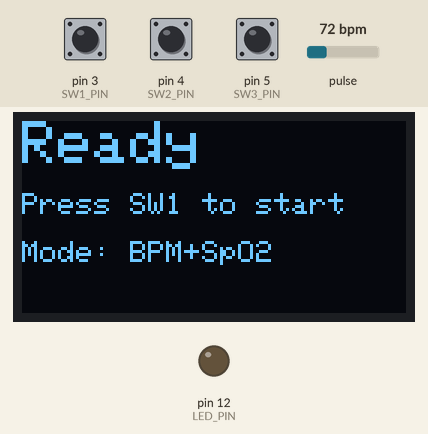
Simulated run of this sketch. Board: Arduino Nano, built with avr-gcc and run on an emulated ATmega328P. Shown: 128×64 one-colour display, output pins drawn as LEDs (lit = HIGH). Dashed ring = blinking. Inputs (shaded band) come from the test bench; at power-on: pin 3 (SW1_PIN) HIGH, pin 5 (SW3_PIN) HIGH, pin 4 (SW2_PIN) HIGH, pulse 72 bpm. What the sketch prints to the serial monitor is not drawn.

Above: at 2.2 s.
2.3 s: pin 3 (SW1_PIN) pulled LOW for 0.15 s
At 2.57 s:
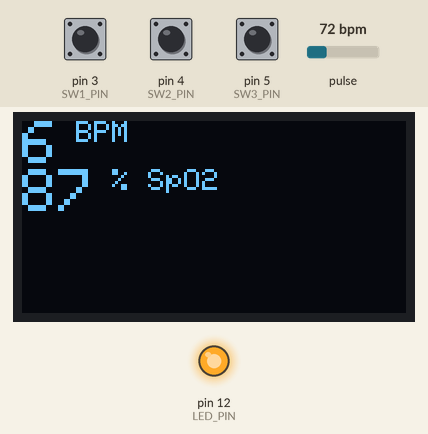
3.0 s: pin 5 (SW3_PIN) pulled LOW for 0.15 s
At 3.8 s:
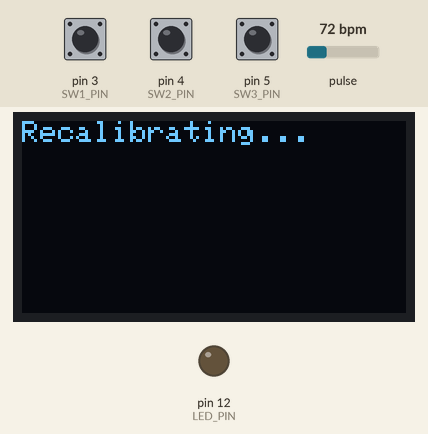
5.5 s: pin 4 (SW2_PIN) pulled LOW for 1 s
At 7.7 s:
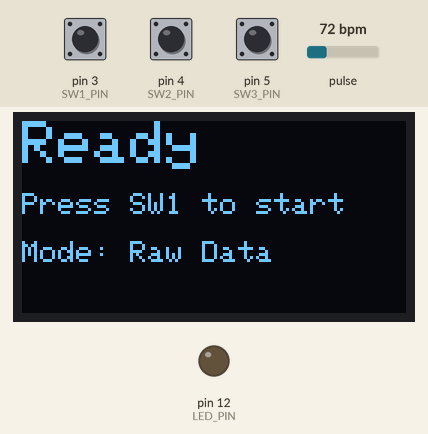
8.0 s: pin 3 (SW1_PIN) pulled LOW for 1 s
At 8.7 s:
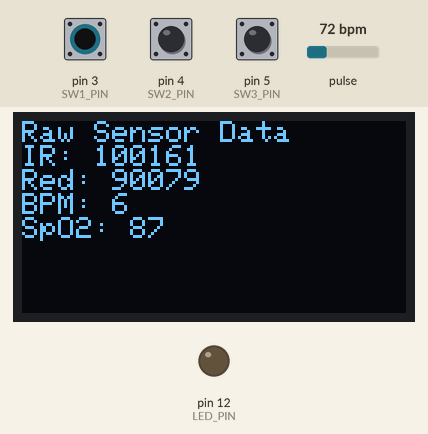
9.6 s: pin 4 (SW2_PIN) pulled LOW for 3.2 s
At 12.51 s:
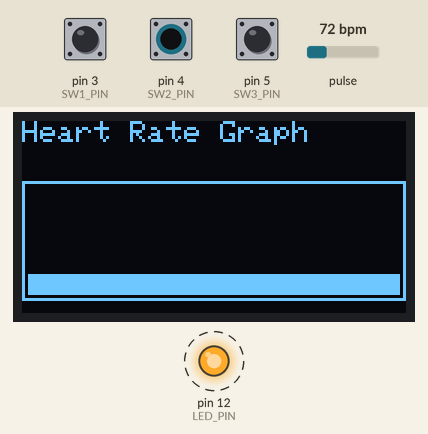
13.4 s: pin 5 (SW3_PIN) pulled LOW for 3.2 s
At 15.3 s:
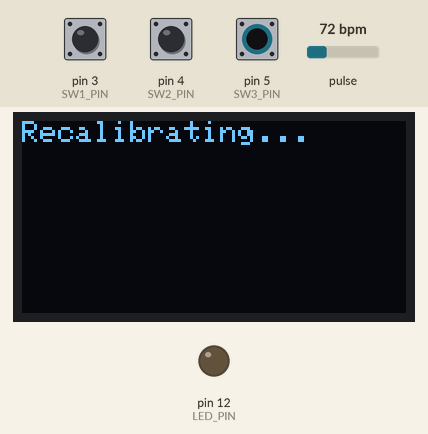
Timing chart, 0 to 16.8 s (numbered marks = the images above; inputs shaded):
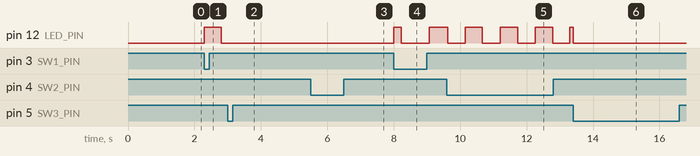

The sketch:

Heart_Rate_And_Pulse_Oximeter_Code.ino
```cpp
/*
 * Heart Rate & Pulse Oximeter - MEMORY OPTIMIZED for Arduino Nano
 * Hardware: Arduino Nano + MAX30102 + SSD1306 OLED + 3 Buttons + LED
 */

#include <Wire.h>
#include <Adafruit_GFX.h>
#include <Adafruit_SSD1306.h>
#include <MAX30105.h>
#include <heartRate.h>

// --- Pin Definitions ---
const int SW1_PIN = 3;
const int SW2_PIN = 4;
const int SW3_PIN = 5;
const int LED_PIN = 12;

// --- Display Setup ---
#define SCREEN_WIDTH 128
#define SCREEN_HEIGHT 64
#define OLED_RESET -1
Adafruit_SSD1306 display(SCREEN_WIDTH, SCREEN_HEIGHT, &Wire, OLED_RESET);

// --- MAX30102 Setup ---
MAX30105 particleSensor;

// --- State Variables ---
bool measuring = false;
int displayMode = 0;
unsigned long lastBlink = 0;
bool ledState = false;

// --- Heart Rate Variables ---
const byte RATE_SIZE = 4;
byte rates[RATE_SIZE];
byte rateSpot = 0;
long lastBeat = 0;
float beatsPerMinute;
int beatAvg;

// --- Button Debounce ---
unsigned long lastDebounce[3] = {0, 0, 0};
const unsigned long DEBOUNCE_DELAY = 200;

void setup() {
  Serial.begin(115200);

  pinMode(SW1_PIN, INPUT_PULLUP);
  pinMode(SW2_PIN, INPUT_PULLUP);
  pinMode(SW3_PIN, INPUT_PULLUP);
  pinMode(LED_PIN, OUTPUT);

  // Initialize OLED
  if(!display.begin(SSD1306_SWITCHCAPVCC, 0x3C)) {
    Serial.println(F("SSD1306 allocation failed"));
    for(;;);
  }
  display.clearDisplay();
  display.setTextSize(1);
  display.setTextColor(SSD1306_WHITE);
  display.println(F("Pulse Oximeter"));
  display.println(F("Initializing..."));
  display.display();

  // Initialize MAX30102
  Wire.begin();
  Wire.setClock(400000);

  if (!particleSensor.begin(Wire, I2C_SPEED_FAST)) {
    Serial.println(F("MAX30102 not found!"));
    display.println(F("Sensor Error!"));
    display.display();
    while (1);
  }

  Serial.println(F("MAX30102 found!"));
  display.println(F("Sensor OK"));

  // Configure sensor
  particleSensor.setup();
  particleSensor.setPulseAmplitudeRed(0x0A);
  particleSensor.setPulseAmplitudeIR(0x0A);

  display.display();
  delay(1000);
  display.clearDisplay();
}

void loop() {
  handleButtons();
  updateLED();

  if (measuring) {
    readSensor();
  } else {
    showIdleScreen();
  }

  delay(10);
}

void handleButtons() {
  if (digitalRead(SW1_PIN) == LOW && millis() - lastDebounce[0] > DEBOUNCE_DELAY) {
    lastDebounce[0] = millis();
    measuring = !measuring;
    if (!measuring) digitalWrite(LED_PIN, LOW);
  }

  if (digitalRead(SW2_PIN) == LOW && millis() - lastDebounce[1] > DEBOUNCE_DELAY) {
    lastDebounce[1] = millis();
    displayMode = (displayMode + 1) % 3;
  }

  if (digitalRead(SW3_PIN) == LOW && millis() - lastDebounce[2] > DEBOUNCE_DELAY) {
    lastDebounce[2] = millis();
    measuring = false;
    digitalWrite(LED_PIN, LOW);
    particleSensor.setup();
    display.clearDisplay();
    display.setCursor(0,0);
    display.println(F("Recalibrating..."));
    display.display();
    delay(1000);
  }
}

void updateLED() {
  if (measuring) {
    if (millis() - lastBlink > 500) {
      lastBlink = millis();
      ledState = !ledState;
      digitalWrite(LED_PIN, ledState);
    }
  } else {
    digitalWrite(LED_PIN, LOW);
  }
}

void readSensor() {
  uint32_t irValue = particleSensor.getIR();

  if (irValue > 50000) {  // Finger detected
    // Heart rate from beat detection
    if (checkForBeat(irValue) == true) {
      long delta = millis() - lastBeat;
      lastBeat = millis();
      beatsPerMinute = 60 / (delta / 1000.0);

      if (beatsPerMinute < 255 && beatsPerMinute > 20) {
        rates[rateSpot++] = (byte)beatsPerMinute;
        rateSpot %= RATE_SIZE;

        beatAvg = 0;
        for (byte x = 0; x < RATE_SIZE; x++)
          beatAvg += rates[x];
        beatAvg /= RATE_SIZE;
      }
    }

    // Simple SpO2 estimation from IR/Red ratio
    uint32_t redValue = particleSensor.getRed();
    int32_t spo2 = estimateSpO2(irValue, redValue);

    updateDisplay(beatAvg, spo2, irValue, redValue);
  }
  else {
    display.clearDisplay();
    display.setCursor(0,0);
    display.setTextSize(2);
    display.println(F("No"));
    display.println(F("Finger"));
    display.display();
  }
}

// Simple SpO2 estimation without large buffers
int32_t estimateSpO2(uint32_t ir, uint32_t red) {
  if (ir == 0 || red == 0) return 0;

  // Ratio of ratios approximation
  float ratio = (float)red / (float)ir;

  // Empirical formula (simplified)
  // Real SpO2 is calculated with AC/DC components over time
  // This is a rough estimate for demo purposes
  float spo2 = 110.0 - (25.0 * ratio);

  if (spo2 > 100) spo2 = 100;
  if (spo2 < 70) spo2 = 70;

  return (int32_t)spo2;
}

void updateDisplay(int bpm, int32_t spo2_val, uint32_t ir, uint32_t red) {
  display.clearDisplay();
  display.setCursor(0, 0);
  display.setTextSize(1);

  switch(displayMode) {
    case 0:  // BPM + SpO2
      display.setTextSize(2);
      if (bpm > 0) display.print(bpm);
      else display.print(F("--"));
      display.setTextSize(1);
      display.println(F(" BPM"));
      display.println();
      display.setTextSize(2);
      if (spo2_val > 0) display.print(spo2_val);
      else display.print(F("--"));
      display.setTextSize(1);
      display.println(F(" % SpO2"));
      break;

    case 1:  // Graph view
      display.println(F("Heart Rate Graph"));
      display.drawRect(0, 20, 128, 40, SSD1306_WHITE);
      if (bpm > 0) {
        int barHeight = map(constrain(bpm, 40, 180), 40, 180, 0, 38);
        display.fillRect(2, 58 - barHeight, 124, barHeight, SSD1306_WHITE);
      }
      break;

    case 2:  // Raw values
      display.println(F("Raw Sensor Data"));
      display.print(F("IR: ")); display.println(ir);
      display.print(F("Red: ")); display.println(red);
      display.print(F("BPM: ")); display.println(bpm);
      display.print(F("SpO2: ")); display.println(spo2_val);
      break;
  }

  display.display();
}

void showIdleScreen() {
  static unsigned long lastUpdate = 0;
  if (millis() - lastUpdate > 500) {
    lastUpdate = millis();
    display.clearDisplay();
    display.setCursor(0, 0);
    display.setTextSize(2);
    display.println(F("Ready"));
    display.setTextSize(1);
    display.println();
    display.println(F("Press SW1 to start"));
    display.println();
    display.print(F("Mode: "));
    switch(displayMode) {
      case 0: display.print(F("BPM+SpO2")); break;
      case 1: display.print(F("Graph")); break;
      case 2: display.print(F("Raw Data")); break;
    }
    display.display();
  }
}
```

Measured:
- after the input at 2.3 s, pin 12 (LED_PIN): LOW → HIGH at once, → LOW 0.51 s later; the display: changes at once (image 1)
- after the input at 3.0 s, pin 12 (LED_PIN): stops changing and stays LOW; the display: changes at once (image 2)
- after the input at 5.5 s, the display: first changes after 0.08 s (image 3 shows a later state)
- after the input at 8.0 s, pin 12 (LED_PIN): LOW → HIGH at once, → LOW 0.22 s later, → HIGH 0.85 s later; the display: first changes after 0.05 s (image 4 shows a later state)
- after the input at 9.6 s, the display: first differs from a run without the input after 0.07 s (image 5 shows a later state)
- after the input at 13.4 s, the display: changes at once (image 6)
- what the display in image 6 shows lasts 1.0 s, from 14.5 s to 15.5 s
